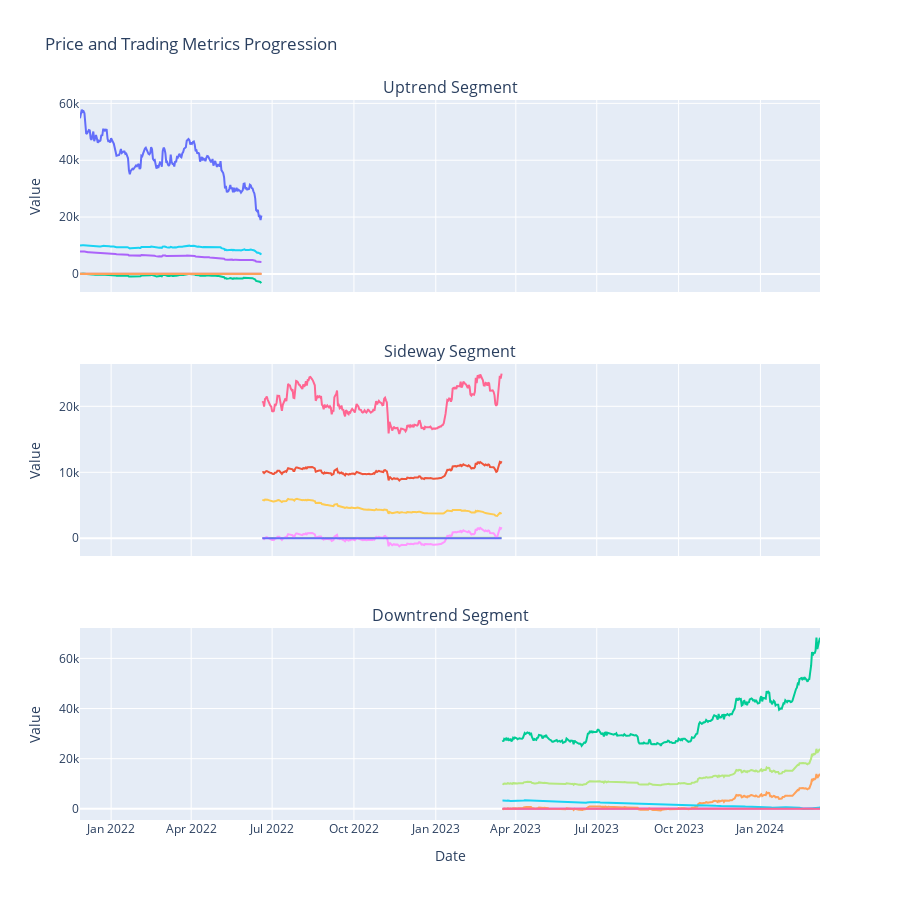

The cell this chart's notebook holds for it:
### Markdown cell above
### Subplot

### Code cell
# Manually segment your data
downtrend_start_idx = start_idx
downtrend_end_idx = downtrend_end_idx

sideway_start_idx = sideway_start_idx
sideway_end_idx = sideway_end_idx

uptrend_start_idx =  uptrend_start_idx
uptrend_end_idx =  len(new_indicator)

# Test strategy on each segment
downtrend_prices, downtrend_indicator_values, downtrend_profits, downtrend_cash, downtrend_bitcoin, downtrend_total = strategy(
    indcator=new_indicator[downtrend_start_idx:downtrend_end_idx].copy(),
    prices=combined_dataframe.price[downtrend_start_idx:downtrend_end_idx].copy().values)

sideway_prices, sideway_indicator_values, sideway_profits, sideway_cash, sideway_bitcoin, sideway_total = strategy(
    indcator=new_indicator[sideway_start_idx:sideway_end_idx].copy(),
    prices=combined_dataframe.price[sideway_start_idx:sideway_end_idx].copy().values)

uptrend_prices, uptrend_indicator_values, uptrend_profits, uptrend_cash, uptrend_bitcoin, uptrend_total = strategy(
    indcator=new_indicator[uptrend_start_idx:uptrend_end_idx].copy(),
    prices=combined_dataframe.price[uptrend_start_idx:uptrend_end_idx].copy().values)

# Collect dates for each segment
downtrend_dates = Dates[downtrend_start_idx:downtrend_end_idx]

sideway_dates = Dates[sideway_start_idx:sideway_end_idx]

uptrend_dates = Dates[uptrend_start_idx:uptrend_end_idx]

# Create tuples for each segment
downtrend_data = (downtrend_prices, downtrend_indicator_values, downtrend_profits, downtrend_cash, downtrend_bitcoin, downtrend_total, downtrend_dates)

sideway_data = (sideway_prices, sideway_indicator_values, sideway_profits, sideway_cash, sideway_bitcoin, sideway_total, sideway_dates)

uptrend_data = (uptrend_prices, uptrend_indicator_values, uptrend_profits, uptrend_cash, uptrend_bitcoin, uptrend_total, uptrend_dates)

# Plot the segments
subplot("Linear All Indicator", downtrend_data, sideway_data, uptrend_data)

### Figure 1 — Plotly figure (JSON) as saved in the notebook; plotly's stock layout.template omitted (floating-point values rounded to 4 significant figures; data arrays with more than 128 entries replaced by an {"elided": "..."} marker saying what was removed)
{"data": [{"mode": "lines", "name": "Price", "type": "scatter", "x": {"elided": "205 str values"}, "xaxis": "x", "y": {"elided": "205 float values"}, "yaxis": "y"}, {"mode": "lines", "name": "Linear All Indicator", "type": "scatter", "x": {"elided": "205 str values"}, "xaxis": "x", "y": {"elided": "205 float values"}, "yaxis": "y"}, {"mode": "lines", "name": "Profit", "type": "scatter", "x": {"elided": "205 str values"}, "xaxis": "x", "y": {"elided": "205 float values"}, "yaxis": "y"}, {"mode": "lines", "name": "Cash Balance", "type": "scatter", "x": {"elided": "205 str values"}, "xaxis": "x", "y": {"elided": "205 float values"}, "yaxis": "y"}, {"mode": "lines", "name": "Bitcoin Amount", "type": "scatter", "x": {"elided": "205 str values"}, "xaxis": "x", "y": {"elided": "205 float values"}, "yaxis": "y"}, {"mode": "lines", "name": "Total Balance", "type": "scatter", "x": {"elided": "205 str values"}, "xaxis": "x", "y": {"elided": "205 float values"}, "yaxis": "y"}, {"mode": "lines", "name": "Price", "type": "scatter", "x": {"elided": "270 str values"}, "xaxis": "x2", "y": {"elided": "270 float values"}, "yaxis": "y2"}, {"mode": "lines", "name": "Linear All Indicator", "type": "scatter", "x": {"elided": "270 str values"}, "xaxis": "x2", "y": {"elided": "270 float values"}, "yaxis": "y2"}, {"mode": "lines", "name": "Profit", "type": "scatter", "x": {"elided": "270 str values"}, "xaxis": "x2", "y": {"elided": "270 float values"}, "yaxis": "y2"}, {"mode": "lines", "name": "Cash Balance", "type": "scatter", "x": {"elided": "270 str values"}, "xaxis": "x2", "y": {"elided": "270 float values"}, "yaxis": "y2"}, {"mode": "lines", "name": "Bitcoin Amount", "type": "scatter", "x": {"elided": "270 str values"}, "xaxis": "x2", "y": {"elided": "270 float values"}, "yaxis": "y2"}, {"mode": "lines", "name": "Total Balance", "type": "scatter", "x": {"elided": "270 str values"}, "xaxis": "x2", "y": {"elided": "270 float values"}, "yaxis": "y2"}, {"mode": "lines", "name": "Price", "type": "scatter", "x": {"elided": "358 str values"}, "xaxis": "x3", "y": {"elided": "358 float values"}, "yaxis": "y3"}, {"mode": "lines", "name": "Linear All Indicator", "type": "scatter", "x": {"elided": "358 str values"}, "xaxis": "x3", "y": {"elided": "358 float values"}, "yaxis": "y3"}, {"mode": "lines", "name": "Profit", "type": "scatter", "x": {"elided": "358 str values"}, "xaxis": "x3", "y": {"elided": "358 float values"}, "yaxis": "y3"}, {"mode": "lines", "name": "Cash Balance", "type": "scatter", "x": {"elided": "358 str values"}, "xaxis": "x3", "y": {"elided": "358 float values"}, "yaxis": "y3"}, {"mode": "lines", "name": "Bitcoin Amount", "type": "scatter", "x": {"elided": "358 str values"}, "xaxis": "x3", "y": {"elided": "358 float values"}, "yaxis": "y3"}, {"mode": "lines", "name": "Total Balance", "type": "scatter", "x": {"elided": "358 str values"}, "xaxis": "x3", "y": {"elided": "358 float values"}, "yaxis": "y3"}], "layout": {"annotations": [{"font": {"size": 16}, "showarrow": false, "text": "Uptrend Segment", "x": 0.5, "xanchor": "center", "xref": "paper", "y": 1, "yanchor": "bottom", "yref": "paper"}, {"font": {"size": 16}, "showarrow": false, "text": "Sideway Segment", "x": 0.5, "xanchor": "center", "xref": "paper", "y": 0.6333, "yanchor": "bottom", "yref": "paper"}, {"font": {"size": 16}, "showarrow": false, "text": "Downtrend Segment", "x": 0.5, "xanchor": "center", "xref": "paper", "y": 0.2667, "yanchor": "bottom", "yref": "paper"}], "height": 900, "hovermode": "x unified", "showlegend": false, "title": {"text": "Price and Trading Metrics Progression"}, "xaxis": {"anchor": "y", "domain": [0, 1], "matches": "x3", "showticklabels": false}, "xaxis2": {"anchor": "y2", "domain": [0, 1], "matches": "x3", "showticklabels": false}, "xaxis3": {"anchor": "y3", "domain": [0, 1], "title": {"text": "Date"}}, "yaxis": {"anchor": "x", "domain": [0.7333, 1], "title": {"text": "Value"}}, "yaxis2": {"anchor": "x2", "domain": [0.3667, 0.6333], "title": {"text": "Value"}}, "yaxis3": {"anchor": "x3", "domain": [0, 0.2667], "title": {"text": "Value"}}}}
